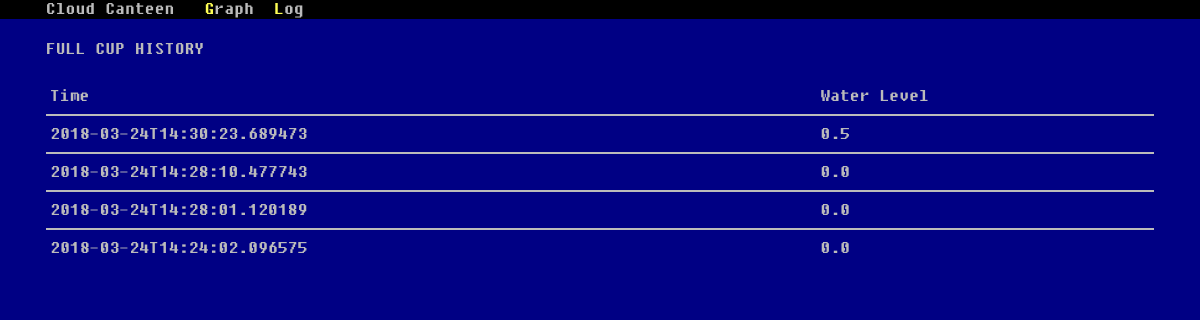
Before: /log with the older database file.
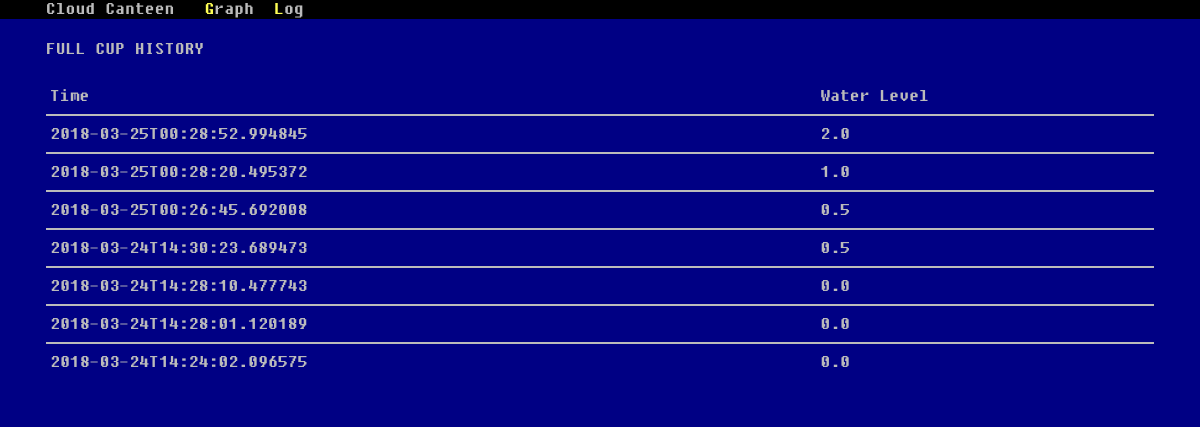
After: the same page with the newer database file.
### tables this page shows
CREATE TABLE entries (
  id integer primary key autoincrement,
  water_level real not null,
  entry_time text not null
);

### app/routes.py (the view)
@app.route('/log')
def log():
    db = get_db()
    cur = db.execute(
        'SELECT water_level,entry_time FROM entries ORDER BY entry_time DESC')
    return render_template("log.html", entries=cur.fetchall())

### app/routes.py (called while the page is built)
def connect_db():
    rv = sqlite3.connect(app.config['DATABASE'])
    rv.row_factory = sqlite3.Row
    return rv

def get_db():
    if not hasattr(g, 'sqlite_db'):
        g.sqlite_db = connect_db()
    return g.sqlite_db

### app/templates/log.html
{% extends "layout.html" %}
{% block content %}
    <h1>Full Cup History</h1>
    <table class="table">
        <thead>
        <tr>
            <td>Time</td>
            <td>Water Level</td>
        </tr>
        </thead>
        <tbody>
        {% for entry in entries %}
            <tr>
                <td>{{ entry[1] }}</td>
                <td>{{ entry[0] }}</td>
            </tr>
        {% endfor %}
        </tbody>
    </table>
{% endblock %}

Changed rows visible on the page:
added entries: entry_time "2018-03-25T00:28:52.994845", water_level "2.0"
added entries: entry_time "2018-03-25T00:28:20.495372", water_level "1.0"
added entries: entry_time "2018-03-25T00:26:45.692008", water_level "0.5"
